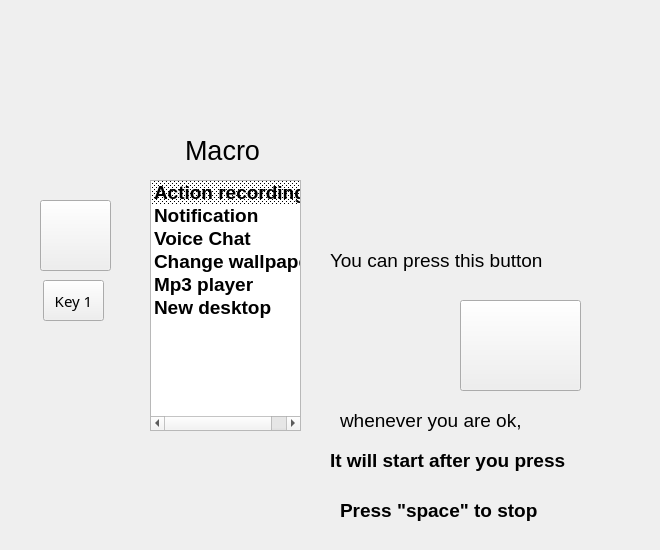
   <widget class="QWidget" name="Recording">
    <widget class="QLabel" name="label_17">
     <property name="geometry">
      <rect>
       <x>185</x>
       <y>130</y>
       <width>81</width>
       <height>41</height>
      </rect>
     </property>
     <property name="font">
      <font>
       <pointsize>20</pointsize>
      </font>
     </property>
     <property name="text">
      <string>Macro</string>
     </property>
    </widget>
    <widget class="QListWidget" name="listWidget_8">
     <property name="geometry">
      <rect>
       <x>150</x>
       <y>180</y>
       <width>151</width>
       <height>251</height>
      </rect>
     </property>
     <property name="autoFillBackground">
      <bool>false</bool>
     </property>
     <property name="spacing">
      <number>6</number>
     </property>
     <item>
      <property name="text">
       <string>Action recording</string>
      </property>
      <property name="font">
       <font>
        <pointsize>14</pointsize>
        <bold>true</bold>
       </font>
      </property>
      <property name="background">
       <brush brushstyle="Dense6Pattern">
        <color alpha="255">
         <red>0</red>
         <green>0</green>
         <blue>0</blue>
        </color>
       </brush>
      </property>
     </item>
     <item>
      <property name="text">
       <string>Notification</string>
      </property>
      <property name="font">
       <font>
        <pointsize>14</pointsize>
        <bold>true</bold>
       </font>
      </property>
     </item>
     <item>
      <property name="text">
       <string>Voice Chat</string>
      </property>
      <property name="font">
       <font>
        <pointsize>14</pointsize>
        <bold>true</bold>
       </font>
      </property>
     </item>
     <item>
      <property name="text">
       <string>Change wallpaper</string>
      </property>
      <property name="font">
       <font>
        <pointsize>14</pointsize>
        <bold>true</bold>
       </font>
      </property>
     </item>
     <item>
      <property name="text">
       <string>Mp3 player</string>
      </property>
      <property name="font">
       <font>
        <pointsize>14</pointsize>
        <bold>true</bold>
       </font>
      </property>
     </item>
     <item>
      <property name="text">
       <string>New desktop</string>
      </property>
      <property name="font">
       <font>
        <pointsize>14</pointsize>
        <bold>true</bold>
       </font>
      </property>
     </item>
    </widget>
    <widget class="QLabel" name="label_7">
     <property name="geometry">
      <rect>
       <x>570</x>
       <y>470</y>
       <width>49</width>
       <height>16</height>
      </rect>
     </property>
     <property name="text">
      <string/>
     </property>
    </widget>
    <widget class="QPushButton" name="pushButton_8">
     <property name="geometry">
      <rect>
       <x>40</x>
       <y>200</y>
       <width>71</width>
       <height>71</height>
      </rect>
     </property>
     <property name="styleSheet">
      <string notr="true">image: url(:/otherImage/1.jpg)</string>
     </property>
     <property name="text">
      <string/>
     </property>
    </widget>
    <widget class="QPushButton" name="pushButton_9">
     <property name="geometry">
      <rect>
       <x>43</x>
       <y>280</y>
       <width>61</width>
       <height>41</height>
      </rect>
     </property>
     <property name="font">
      <font>
       <family>Dubai Medium</family>
       <pointsize>11</pointsize>
      </font>
     </property>
     <property name="text">
      <string>Key 1</string>
     </property>
    </widget>
    <widget class="QPushButton" name="pushButton_10">
     <property name="geometry">
      <rect>
       <x>460</x>
       <y>300</y>
       <width>121</width>
       <height>91</height>
      </rect>
     </property>
     <property name="styleSheet">
      <string notr="true">image:url(:/otherImage/play.png)</string>
     </property>
     <property name="text">
      <string/>
     </property>
    </widget>
    <widget class="QLabel" name="label_18">
     <property name="geometry">
      <rect>
       <x>330</x>
       <y>230</y>
       <width>221</width>
       <height>61</height>
      </rect>
     </property>
     <property name="font">
      <font>
       <pointsize>14</pointsize>
      </font>
     </property>
     <property name="text">
      <string>You can press this button </string>
     </property>
    </widget>
    <widget class="QLabel" name="label_19">
     <property name="geometry">
      <rect>
       <x>340</x>
       <y>390</y>
       <width>311</width>
       <height>61</height>
      </rect>
     </property>
     <property name="font">
      <font>
       <pointsize>14</pointsize>
      </font>
     </property>
     <property name="text">
      <string>whenever you are ok,</string>
     </property>
    </widget>
    <widget class="QLabel" name="label_20">
     <property name="geometry">
      <rect>
       <x>330</x>
       <y>430</y>
       <width>241</width>
       <height>61</height>
      </rect>
     </property>
     <property name="font">
      <font>
       <pointsize>14</pointsize>
       <bold>true</bold>
      </font>
     </property>
     <property name="text">
      <string>It will start after you press</string>
     </property>
    </widget>
    <widget class="QLabel" name="label_24">
     <property name="geometry">
      <rect>
       <x>340</x>
       <y>480</y>
       <width>201</width>
       <height>61</height>
      </rect>
     </property>
     <property name="font">
      <font>
       <pointsize>14</pointsize>
       <bold>true</bold>
      </font>
     </property>
     <property name="text">
      <string>Press &quot;space&quot; to stop</string>
     </property>
    </widget>
   </widget>
